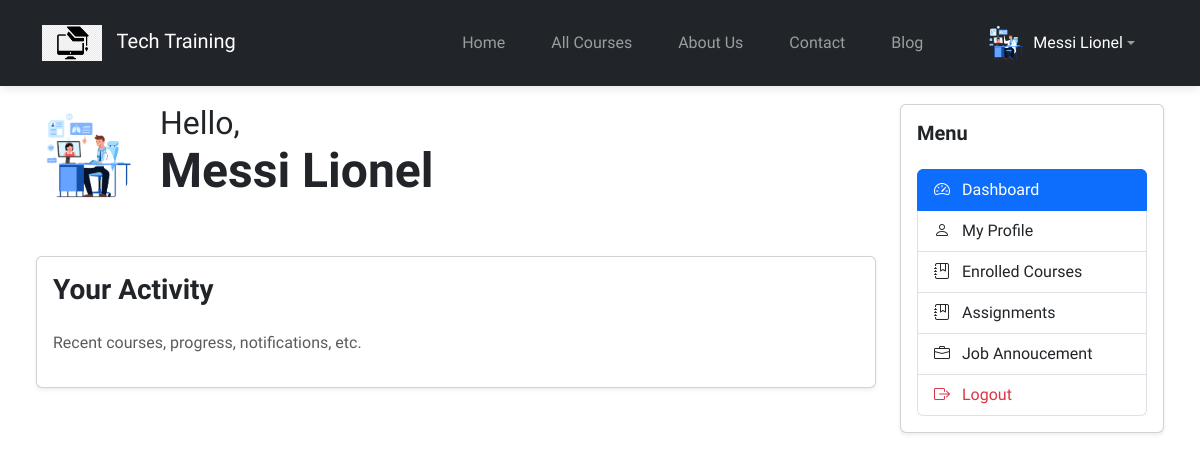
/student/ (signed in), run on the app's committed database.
### main_page_app/models.py (models this page shows, shortened)
class CustomUser(AbstractUser):
    USER_TYPE = (
        ("student", "Student"),
        ("instructor", "Instructor"),
    )
    user_type = models.CharField(max_length=100, choices=USER_TYPE)
    user_profile_image = models.ImageField(upload_to="images/profile_images/")
    phone = models.CharField(max_length=15, blank=True, null=True)
    address = models.TextField(blank=True, null=True)
    bio = models.TextField(blank=True, null=True)

### student_portal/views.py (the view, shortened to what this page needs)
# urls.py: path("", dashboard, name="dashboard"),
def dashboard(request):
    user = request.user
    return render(request, "dashboard/dashboard.html", {"user": user})

### student_portal/templates/dashboard/dashboard.html (shortened to what this page needs)
{% extends 'base2.html' %}
{% block content %}
{% load static %}
<div class="container-fluid">
  <div class="row p-4">
    <div class="col-md-9">
      {% if user.is_authenticated %}
      <div class="d-flex align-items-center mb-5">
        <div class="me-4">
          <img src="{% if user.user_profile_image %}{{ user.user_profile_image.url }}{% else %}{% static 'images/default-user.png' %}{% endif %}"
               class="rounded-circle"
               alt="Profile"
               style="width: 100px; height: 100px; object-fit: cover;">
        </div>
        <div>
          <h2 class="mb-0">Hello,</h2>
          <h1 class="display-5 fw-bold">{{ user.first_name }} {{ user.last_name }}</h1>
        </div>
      </div>
      {% endif %}
      <div class="card shadow-sm">
        <div class="card-body">
          <h3 class="fw-bold mb-4">Your Activity</h3>
          <p class="text-muted">Recent courses, progress, notifications, etc.</p>
        </div>
      </div>
    </div>
    <div class="col-md-3 mt-md-0 mt-4">
      <div class="card shadow-sm h-100">
        <div class="card-body">
          <h5 class="fw-bold mb-4">Menu</h5>
          <div class="list-group">
            <a href="{% url 'dashboard' %}" class="list-group-item list-group-item-action active">
              <i class="bi bi-speedometer2 me-2"></i> Dashboard
            </a>
            <a href="{% url 'myprofile' %}" class="list-group-item list-group-item-action">
              <i class="bi bi-person me-2"></i> My Profile
            </a>
            <a href="#" class="list-group-item list-group-item-action">
              <i class="bi bi-journal-bookmark me-2"></i> Enrolled Courses
            </a>
            <a href="#" class="list-group-item list-group-item-action">
              <i class="bi bi-journal-bookmark me-2"></i> Assignments
            </a>
            <a href="{% url 'job_listing' %}" class="list-group-item list-group-item-action">
              <i class="bi bi-briefcase me-2"></i>  Job Annoucement
            </a>
            <a href="{% url 'logout' %}" class="list-group-item list-group-item-action text-danger">
              <i class="bi bi-box-arrow-right me-2"></i> Logout
            </a>
          </div>
        </div>
      </div>
    </div>
  </div>
</div>
{% endblock %}

### student_portal/templates/base2.html (shortened to what this page needs)
{% load static %}
<!DOCTYPE html>
<html lang="en">
  <head>
    <link
      href="https://cdn.jsdelivr.net/npm/bootstrap@5.3.0/dist/css/bootstrap.min.css"
      rel="stylesheet"
    />
    <link
      rel="stylesheet"
      href="https://cdn.jsdelivr.net/npm/bootstrap-icons@1.7.2/font/bootstrap-icons.css"
    />
    <link rel="stylesheet" href="https://cdn.jsdelivr.net/npm/alertifyjs@1.14.0/build/css/alertify.min.css">
    <link rel="stylesheet" href="https://cdn.jsdelivr.net/npm/alertifyjs@1.14.0/build/css/themes/default.min.css">
    <link href="https://cdnjs.cloudflare.com/ajax/libs/font-awesome/6.0.0-beta3/css/all.min.css" rel="stylesheet">
    <link rel="stylesheet" href="{% static 'css/styles.css' %}" />
    <link rel="stylesheet" href="{% static 'css/aos.css' %}" />
  </head>
  <body>
    <nav class="navbar navbar-expand-lg navbar-dark bg-dark fixed-top">
      <div class="container">
        <a class="navbar-brand" href="{% url 'home' %}">
          <img
            src="{% static 'images/logo.png' %}"
            alt="Logo"
            width="60"
            class="d-inline-block align-text-left"
          />
          Tech Training
        </a>
        <div class="collapse navbar-collapse" id="navbarNav">
          <ul class="navbar-nav ms-auto align-items-center">
            <li class="nav-item">
              <a class="nav-link {% if request.path == '/' %}active{% endif %}" aria-current="page" href="{% url 'home' %}"
                >Home</a
              >
            </li>
            <li class="nav-item">
              <a class="nav-link {% if request.path == '/courses' %}active{% endif %}" href="{% url 'courses' %}">All Courses</a>
            </li>
            <li class="nav-item">
              <a class="nav-link {% if request.path == '/about_us' %}active{% endif %}" href="{% url 'aboutus' %}">About Us</a>
            </li>
            <li class="nav-item">
              <a class="nav-link {% if request.path == '/contact' %}active{% endif %}" href="{% url 'contact' %}">Contact</a>
            </li>
            <li class="nav-item">
              <a class="nav-link {% if request.path == '/blogs' %}active{% endif %}" href="{% url 'blog_list' %}">Blog</a>
            </li>
            {% if user.is_authenticated %}
            <li class="nav-item dropdown ms-3">
                <a class="nav-link dropdown-toggle d-flex align-items-center" href="#" id="userDropdown" role="button" data-bs-toggle="dropdown" aria-expanded="false">
                    <img src="{% if user.user_profile_image %}{{ user.user_profile_image.url }}{% else %}{% static 'images/default-user.png' %}{% endif %}"
                         alt="Profile Image"
                         class="rounded-circle"
                         style="width: 40px; height: 40px; object-fit: cover;">
                    <span class="ms-2 text-white">{{ user.first_name }} {{ user.last_name }}</span>
                </a>
            </li>
            {% endif %}
          </ul>
        </div>
      </div>
    </nav>
    {% block content %}{% endblock %}
  </body>
</html>

### main_page_app/static/css/styles.css (style rules this page uses)
body { padding-top: 80px; font-family: var(--font-base), sans-serif; }
.navbar { padding: 15px 0; box-shadow: 0 2px 10px rgba(0, 0, 0, 0.1); }
.navbar-brand img { margin-right: 10px; }
.nav-link { margin: 0 15px; font-weight: 500; transition: all 0.3s ease; }
:root { --font-base: "Bai Jamjuree"; }
.card { transition: transform 0.3s ease, box-shadow 0.3s ease; }

### data on the page
CustomUser: user_profile_image (picture), first_name "Messi", last_name "Lionel"
